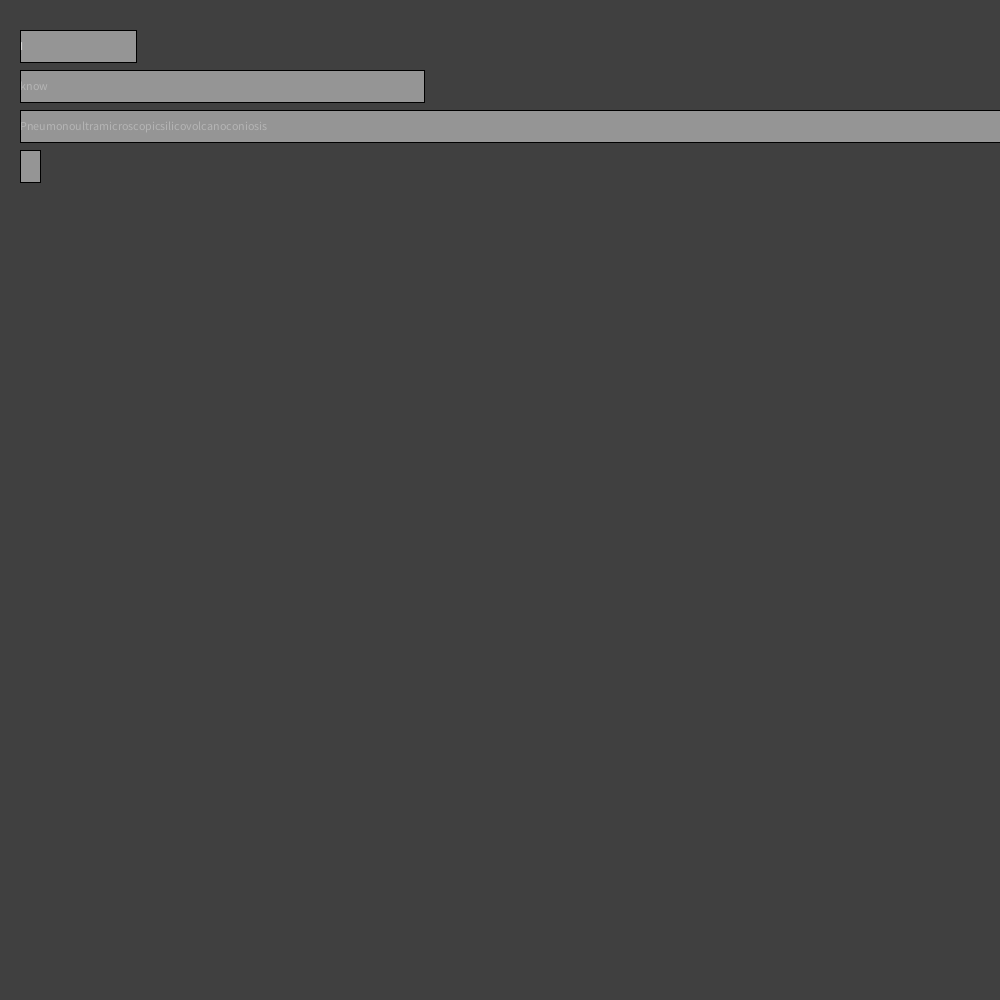
Frame 1 (no input)
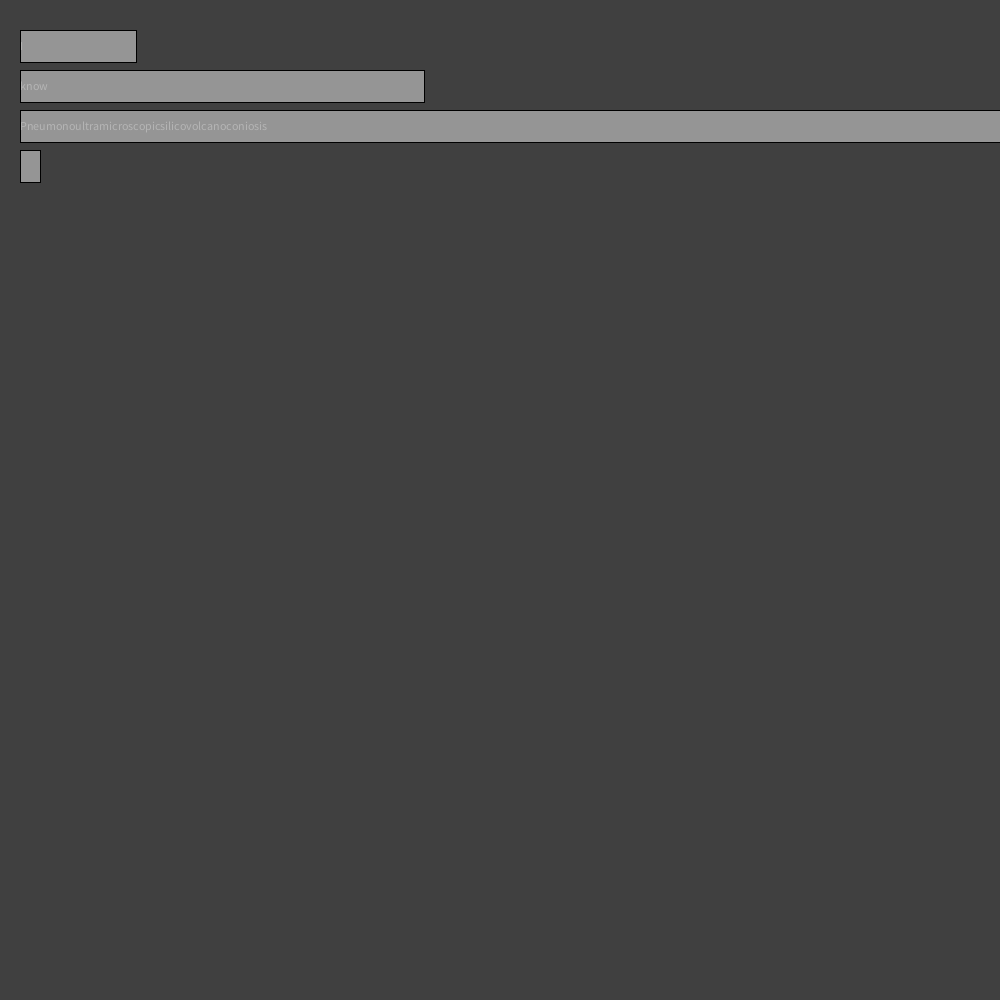
Frame 60 (the mouse pressed at the canvas centre just before this capture)
Frame 120 (the mouse held since frame 60 and released just before this capture): identical to frame 60, image omitted

The Processing sketch that drew these frames (run headless with seeded random() and noise(); from frame 60 on, the mouse is pressed at the canvas centre):

// Processing sketch: DataVisualisation
// ── DataVisualisation.pde
String s = "I know Pneumonoultramicroscopicsilicovolcanoconiosis ";

char splitter = 's';

void setup() {
  size (1000, 1000);
  printArray(split(s, " "));
}

void draw() {
  background(64);
  int y = 50;
  for (String t : split(s, " ")) {
    text(t, 20, y);
    println(t.length());
    float len = t.length();
    fill(200, 160);

    len = map(len, 0, 10, 0, width-40);
    rect(20, y-20, len+20, 32);
    y+= 40;
  }
}

void keyPressed() {
  splitter = key;
}
